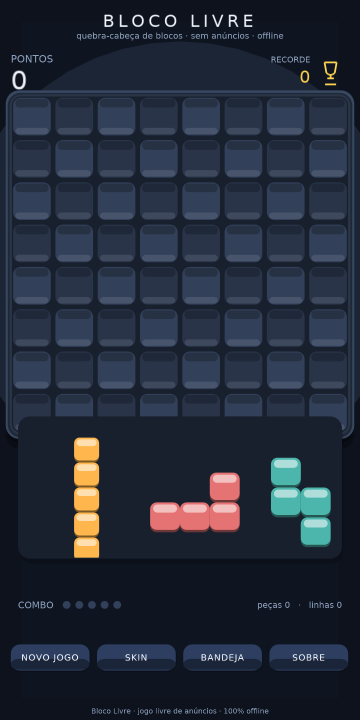
#> input picture screenshots/01_main_classic.png, 720 x 1440 px, found by its file name (shown at 1/2 size)
$ python r3_board.py
#> lines starting #> are read from the running program, lines starting #| are printed output that depends on the picture
from PIL import Image
import numpy as np

base='/home/z/my-project/critic_shots/r3/'
im=Image.open(base+'01_main_classic.png').convert('RGB')
#> im is the input picture: PIL image 720x1440 RGB; mean R, G, B 36.4, 44.2, 59.1
a=np.array(im).astype(int)

# Column profile in board middle rows (y400-500) to find grid lines / cell pitch
seg=a[400:800]
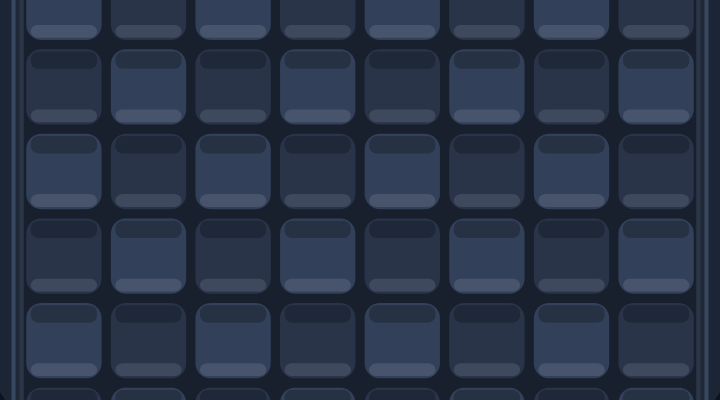
#> seg: shape (400, 720, 3) int64; mean R, G, B 40.9, 51.9, 71.9
colmean=seg.mean(axis=(0,2))  # per-column mean over those rows
#> colmean = 720 values, max 75 at index 12, min 34 at index 24, mean 54.89
colstd=seg.std(axis=(0,2))
#> colstd = 720 values, max 20.56 at index 91, min 9.09 at index 24, mean 18.26
# print local minima pattern every ~10px
xs=np.arange(720)
# detect pitch via autocorrelation of column means
cm=colmean-colmean.mean()
#> cm = 720 values, max 20.11 at index 12, min -20.89 at index 24, mean 1.14e-14
ac=np.correlate(cm,cm,'full')[719:]
#> ac = 720 values, max 46106 at index 0, min -9196.3 at index 57, mean 32.02
peak=np.argmax(ac[40:120])+40
#> peak = 85
print('col autocorr peak lag (cell pitch?):',peak)
#| col autocorr peak lag (cell pitch?): 85
rm=None
seg2=a[:,200:600]
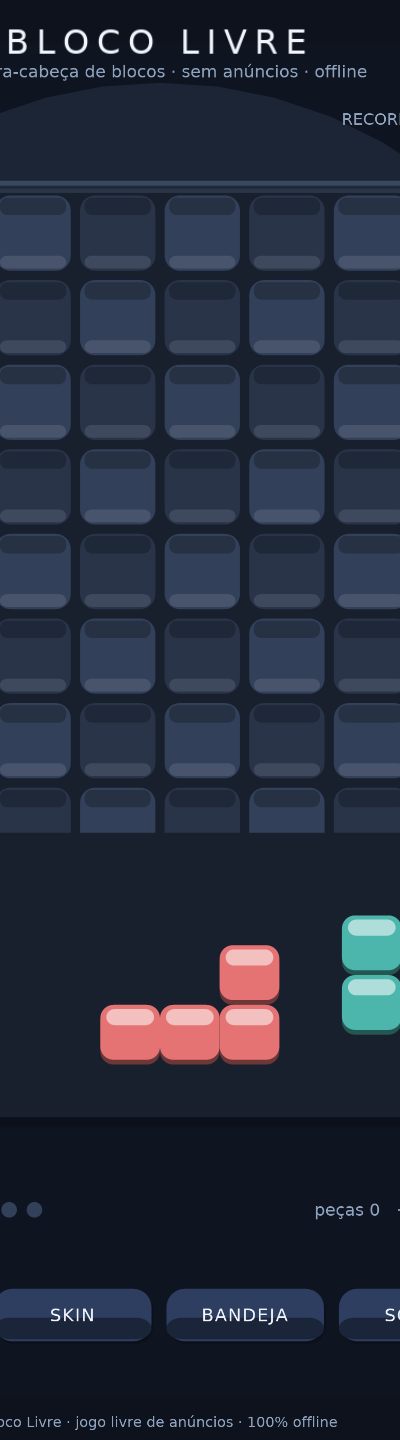
#> seg2: shape (1440, 400, 3) int64; mean R, G, B 36.9, 44.5, 60.8
rowmean=seg2.mean(axis=(1,2))
#> rowmean = 1440 values, max 123 at index 1017, min 17.67 at index 1118, mean 47.39
r2=rowmean-rowmean.mean()
#> r2 = 1440 values, max 75.63 at index 1017, min -29.73 at index 1118, mean -2.53e-15
ac2=np.correlate(r2,r2,'full')[1439:]
#> ac2 = 1440 values, max 575665.8 at index 0, min -104440.3 at index 932, mean 199.9
peak2=np.argmax(ac2[40:120])+40
#> peak2 = 40
print('row autocorr peak lag:',peak2)
#| row autocorr peak lag: 40

# Column band edges: gradient of column means
grad=np.abs(np.diff(colmean))
#> grad = 719 values, max 18.33 at index 11, min 0 at index 6, mean 0.845
edges=[x for x in range(1,719) if grad[x]>3 and grad[x]>=grad[max(0,x-3):x+4].max()]
#> edges = [11, 15, 23, 100, 110, 185, 195, 270, 279, 354, 364, 439, 448, 523, 533, 608, 618, 695, 703, 707]
print('strong col edges:',edges[:40])
#| strong col edges: [11, 15, 23, 100, 110, 185, 195, 270, 279, 354, 364, 439, 448, 523, 533, 608, 618, 695, 703, 707]

$ run again, with screenshots/01_hero.png copied over screenshots/01_main_classic.png
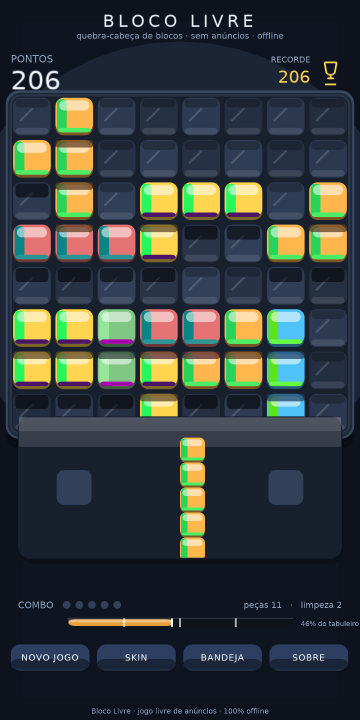
#> input picture screenshots/01_hero.png, 720 x 1440 px, found by its file name (shown at 1/2 size)
#> im is the input picture: PIL image 720x1440 RGB; mean R, G, B 52.5, 60.6, 61.8
#> `seg=a[400:800]`:
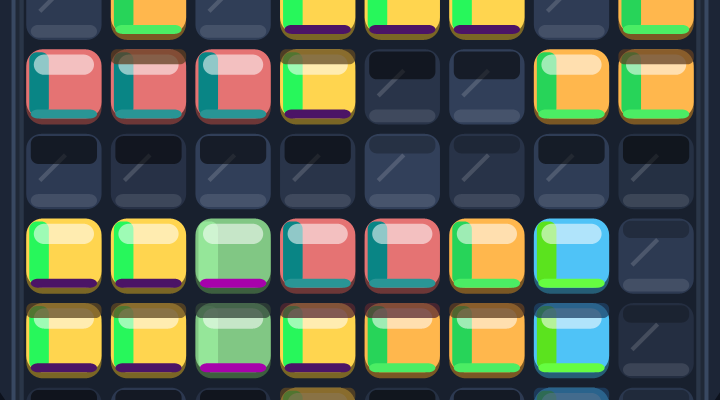
#> seg: shape (400, 720, 3) int64; mean R, G, B 88.6, 97.7, 81.8
#> colmean = 720 values, max 119.7 at index 557, min 34 at index 24, mean 89.35
#> colstd = 720 values, max 80.64 at index 173, min 9.09 at index 24, mean 60.76
#> cm = 720 values, max 30.32 at index 557, min -55.35 at index 24, mean 8.53e-15
#> ac = 720 values, max 476518 at index 0, min -155592.4 at index 133, mean 330.9
#> peak = 85
#| col autocorr peak lag (cell pitch?): 85
#> `seg2=a[:,200:600]`:
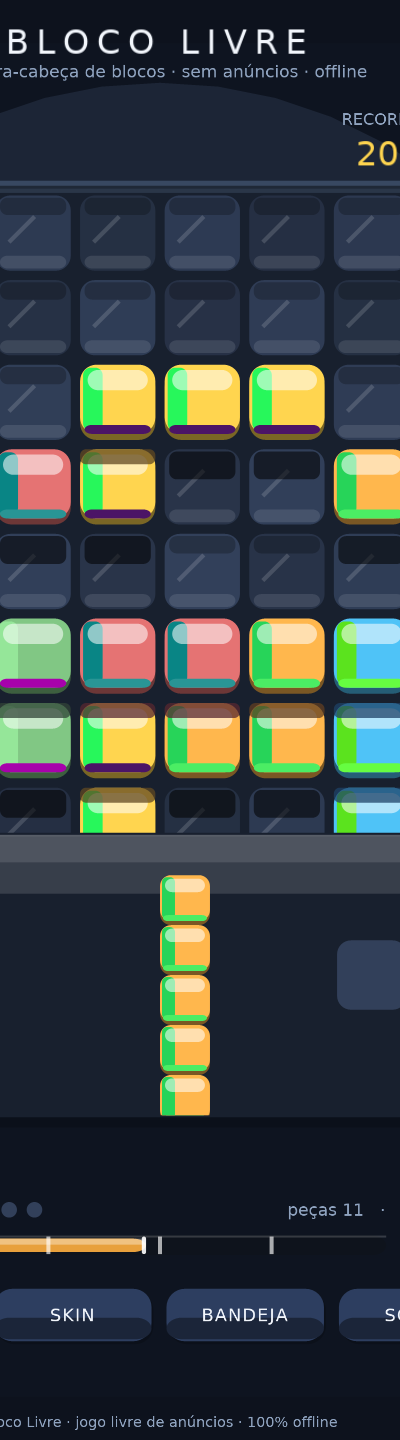
#> seg2: shape (1440, 400, 3) int64; mean R, G, B 54.9, 64, 65.2
#> rowmean = 1440 values, max 186.7 at index 719, min 17.67 at index 1118, mean 61.33
#> r2 = 1440 values, max 125.3 at index 719, min -43.66 at index 1118, mean 6.32e-15
#> ac2 = 1440 values, max 2025414.7 at index 0, min -658685.5 at index 628, mean 703.3
#> peak2 = 85
#| row autocorr peak lag: 85
#> grad = 719 values, max 56.98 at index 279, min 0 at index 6, mean 2.25
#> edges = 32 values from 11 to 707
#| strong col edges: [11, 15, 25, 33, 48, 101, 110, 118, 132, 185, 194, 262, 270, 279, 287, 302, 354, 364, 386, 439, 448, 471, 524, 533, 541, 555, 608, 617, 640, 693, 703, 707]

$ run again, with screenshots/02_skin0.png copied over screenshots/01_main_classic.png
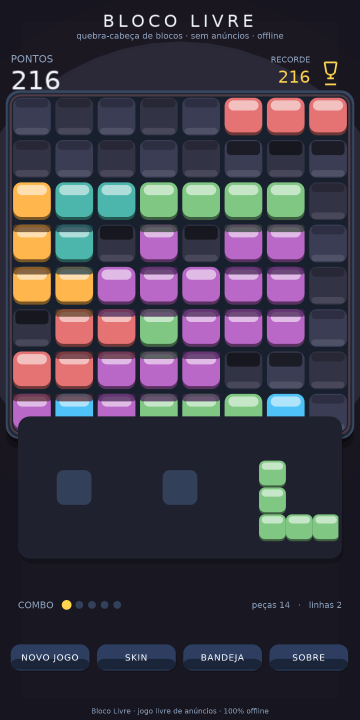
#> input picture screenshots/02_skin0.png, 720 x 1440 px, found by its file name (shown at 1/2 size)
#> im is the input picture: PIL image 720x1440 RGB; mean R, G, B 62.5, 58.4, 71.3
#> `seg=a[400:800]`:
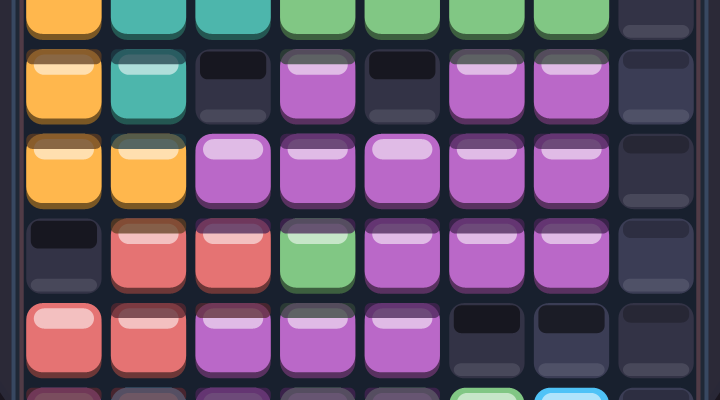
#> seg: shape (400, 720, 3) int64; mean R, G, B 105.6, 86.5, 105.4
#> colmean = 720 values, max 132.7 at index 299, min 34 at index 24, mean 99.16
#> colstd = 720 values, max 77.87 at index 44, min 4.9 at index 19, mean 52.02
#> cm = 720 values, max 33.5 at index 299, min -65.16 at index 24, mean 5.05e-15
#> ac = 720 values, max 743673.2 at index 0, min -154021.7 at index 315, mean 516.4
#> peak = 85
#| col autocorr peak lag (cell pitch?): 85
#> `seg2=a[:,200:600]`:
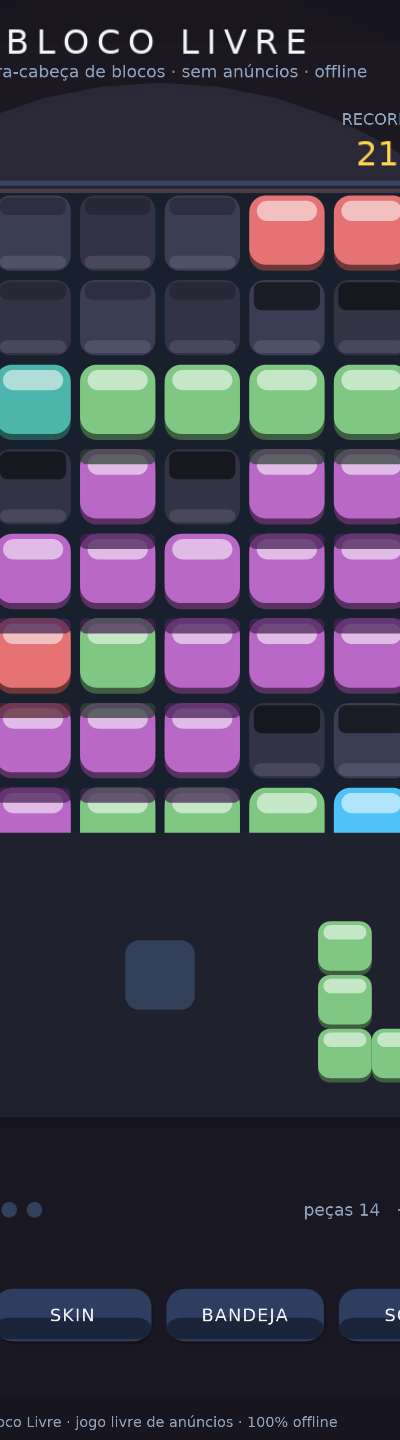
#> seg2: shape (1440, 400, 3) int64; mean R, G, B 66.5, 62.3, 79
#> rowmean = 1440 values, max 188.8 at index 550, min 22 at index 1118, mean 69.27
#> r2 = 1440 values, max 119.6 at index 550, min -47.27 at index 1118, mean 6.32e-15
#> ac2 = 1440 values, max 2794628.9 at index 0, min -842454.3 at index 534, mean 970.4
#> peak2 = 84
#| row autocorr peak lag: 84
#> grad = 719 values, max 62.95 at index 279, min 0 at index 12, mean 2.14
#> edges = [15, 25, 33, 101, 110, 118, 177, 185, 194, 262, 270, 279, 287, 354, 364, 439, 448, 524, 533, 608, 618, 695, 703]
#| strong col edges: [15, 25, 33, 101, 110, 118, 177, 185, 194, 262, 270, 279, 287, 354, 364, 439, 448, 524, 533, 608, 618, 695, 703]

$ run again, with screenshots/03_skin1.png copied over screenshots/01_main_classic.png
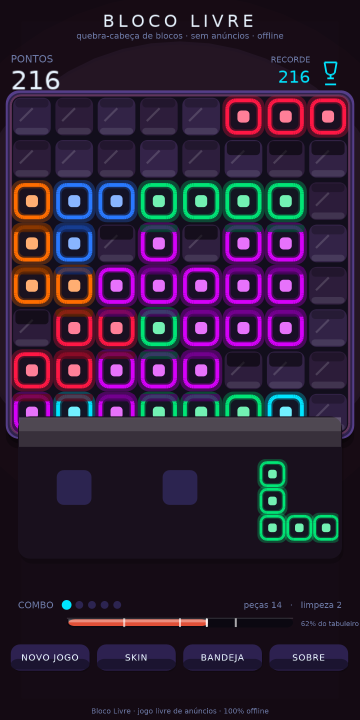
#> input picture screenshots/03_skin1.png, 720 x 1440 px, found by its file name (shown at 1/2 size)
#> im is the input picture: PIL image 720x1440 RGB; mean R, G, B 46, 30.5, 52.9
#> `seg=a[400:800]`:
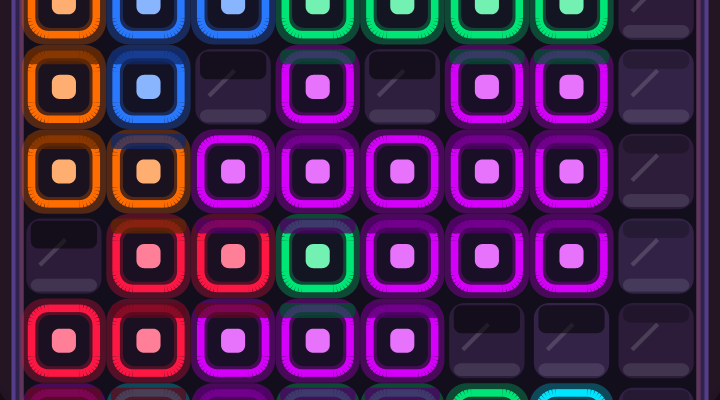
#> seg: shape (400, 720, 3) int64; mean R, G, B 70.8, 35.6, 78.4
#> colmean = 720 values, max 106.2 at index 288, min 20 at index 614, mean 61.62
#> colstd = 720 values, max 94.5 at index 288, min 5.89 at index 614, mean 53.47
#> cm = 720 values, max 44.61 at index 288, min -41.62 at index 614, mean -3.32e-15
#> ac = 720 values, max 300006.5 at index 0, min -103742.9 at index 13, mean 208.3
#> peak = 85
#| col autocorr peak lag (cell pitch?): 85
#> `seg2=a[:,200:600]`:
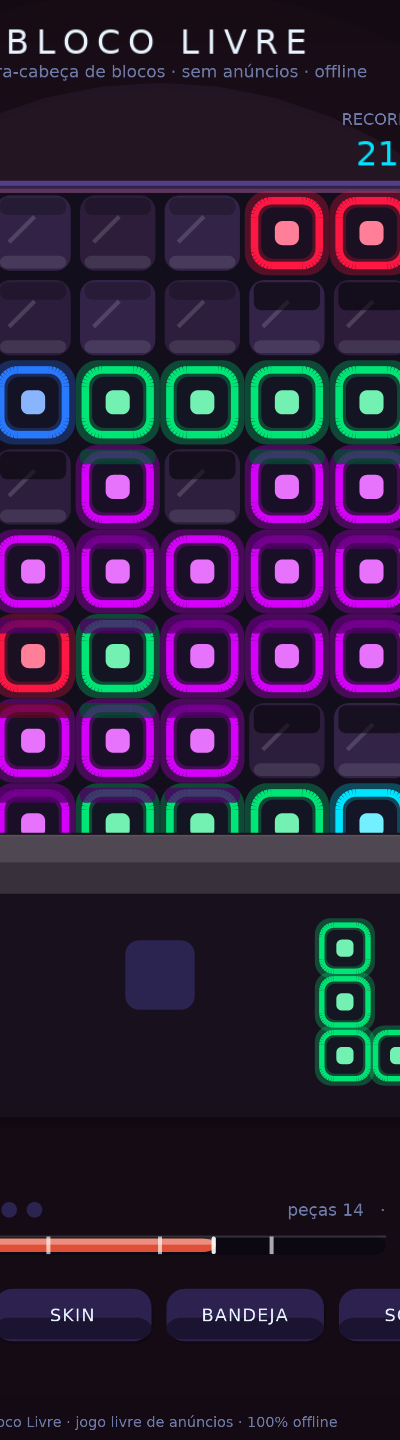
#> seg2: shape (1440, 400, 3) int64; mean R, G, B 46.4, 32.2, 58.2
#> rowmean = 1440 values, max 125.6 at index 601, min 12.78 at index 1254, mean 45.59
#> r2 = 1440 values, max 79.99 at index 601, min -32.81 at index 1254, mean 6.32e-16
#> ac2 = 1440 values, max 884602.3 at index 0, min -286919.2 at index 543, mean 307.2
#> peak2 = 84
#| row autocorr peak lag: 84
#> grad = 719 values, max 43.33 at index 695, min 0 at index 12, mean 3.63
#> edges = 56 values from 10 to 708
#| strong col edges: [10, 15, 23, 27, 34, 51, 75, 91, 99, 106, 111, 119, 136, 159, 176, 184, 189, 196, 204, 220, 244, 261, 268, 275, 281, 288, 305, 329, 345, 353, 358, 365, 373, 389, 413, 430, 437, 443, 450, 457]
